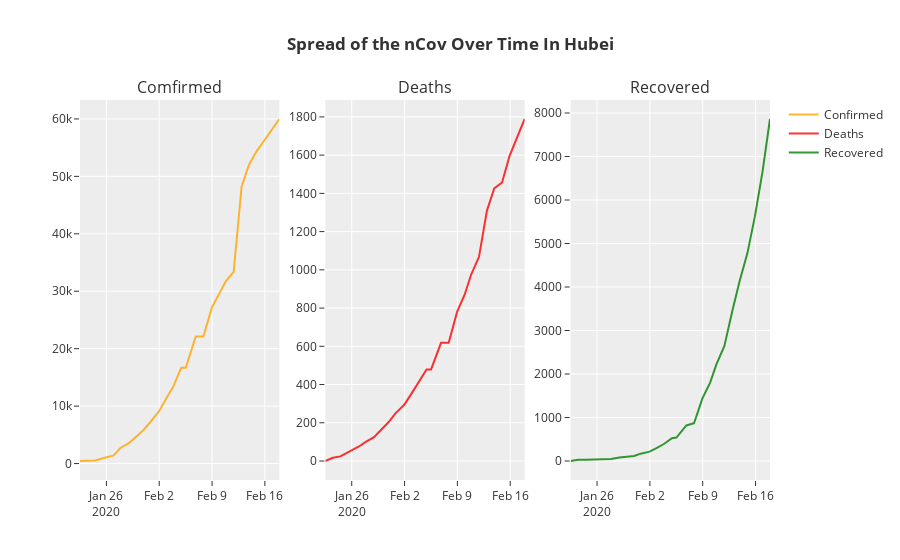

The code cell stored with this chart in its notebook:
### Markdown cell above
## Hubei - Spread Over Time

### Code cell
plot = make_subplots(rows=1, cols=3, subplot_titles=("Comfirmed", "Deaths", "Recovered"))

# to plot the spread over time, we would need the data distribution spread over time starting from 22nd Jan 2020
# so we will extract the sub-set from the original data.
hubei_data_over_time = nCoV_data[nCoV_data['State'] == 'Hubei']

subPlot1 = go.Scatter(
                x=hubei_data_over_time['Date'],
                y=hubei_data_over_time['Confirmed'],
                name="Confirmed",
                line_color='orange',
                opacity=0.8)
subPlot2 = go.Scatter(
                x=hubei_data_over_time['Date'],
                y=hubei_data_over_time['Deaths'],
                name="Deaths",
                line_color='red',
                opacity=0.8)

subPlot3 = go.Scatter(
                x=hubei_data_over_time['Date'],
                y=hubei_data_over_time['Recovered'],
                name="Recovered",
                line_color='green',
                opacity=0.8)

plot.append_trace(subPlot1, 1, 1)
plot.append_trace(subPlot2, 1, 2)
plot.append_trace(subPlot3, 1, 3)
plot.update_layout(template="ggplot2", title_text = '<b>Spread of the nCov Over Time In Hubei</b>')
plot.show()

### Figure 1 — Plotly figure (JSON) as saved in the notebook; plotly's stock layout.template omitted (floating-point values rounded to 4 significant figures)
{"data": [{"line": {"color": "orange"}, "name": "Confirmed", "opacity": 0.8, "type": "scatter", "x": ["2020-01-22T12:00:00", "2020-01-23T12:00:00", "2020-01-24T12:00:00", "2020-01-25T22:00:00", "2020-01-26T23:00:00", "2020-01-27T20:30:00", "2020-01-28T23:00:00", "2020-01-29T21:00:00", "2020-01-30T21:30:00", "2020-01-31T19:00:00", "2020-02-01T23:00:00", "2020-02-02T21:00:00", "2020-02-03T21:40:00", "2020-02-04T22:00:00", "2020-02-05T12:20:00", "2020-02-06T20:05:00", "2020-02-07T20:24:00", "2020-02-08T23:04:00", "2020-02-09T23:20:00", "2020-02-10T19:30:00", "2020-02-11T20:44:00", "2020-02-12T22:00:00", "2020-02-13T21:15:00", "2020-02-14T22:00:00", "2020-02-15T22:00:00", "2020-02-16T22:00:00", "2020-02-17T22:00:00"], "xaxis": "x", "y": [444, 444, 549, 1052, 1423, 2714, 3554, 4586, 5806, 7153, 9074, 11177, 13522, 16678, 16678, 22112, 22112, 27100, 29631, 31728, 33366, 48206, 51986, 54406, 56249, 58182, 59989], "yaxis": "y"}, {"line": {"color": "red"}, "name": "Deaths", "opacity": 0.8, "type": "scatter", "x": ["2020-01-22T12:00:00", "2020-01-23T12:00:00", "2020-01-24T12:00:00", "2020-01-25T22:00:00", "2020-01-26T23:00:00", "2020-01-27T20:30:00", "2020-01-28T23:00:00", "2020-01-29T21:00:00", "2020-01-30T21:30:00", "2020-01-31T19:00:00", "2020-02-01T23:00:00", "2020-02-02T21:00:00", "2020-02-03T21:40:00", "2020-02-04T22:00:00", "2020-02-05T12:20:00", "2020-02-06T20:05:00", "2020-02-07T20:24:00", "2020-02-08T23:04:00", "2020-02-09T23:20:00", "2020-02-10T19:30:00", "2020-02-11T20:44:00", "2020-02-12T22:00:00", "2020-02-13T21:15:00", "2020-02-14T22:00:00", "2020-02-15T22:00:00", "2020-02-16T22:00:00", "2020-02-17T22:00:00"], "xaxis": "x2", "y": [0, 17, 24, 52, 76, 100, 125, 162, 204, 249, 294, 350, 414, 479, 479, 618, 618, 780, 871, 974, 1068, 1310, 1426, 1457, 1596, 1696, 1789], "yaxis": "y2"}, {"line": {"color": "green"}, "name": "Recovered", "opacity": 0.8, "type": "scatter", "x": ["2020-01-22T12:00:00", "2020-01-23T12:00:00", "2020-01-24T12:00:00", "2020-01-25T22:00:00", "2020-01-26T23:00:00", "2020-01-27T20:30:00", "2020-01-28T23:00:00", "2020-01-29T21:00:00", "2020-01-30T21:30:00", "2020-01-31T19:00:00", "2020-02-01T23:00:00", "2020-02-02T21:00:00", "2020-02-03T21:40:00", "2020-02-04T22:00:00", "2020-02-05T12:20:00", "2020-02-06T20:05:00", "2020-02-07T20:24:00", "2020-02-08T23:04:00", "2020-02-09T23:20:00", "2020-02-10T19:30:00", "2020-02-11T20:44:00", "2020-02-12T22:00:00", "2020-02-13T21:15:00", "2020-02-14T22:00:00", "2020-02-15T22:00:00", "2020-02-16T22:00:00", "2020-02-17T22:00:00"], "xaxis": "x3", "y": [0, 28, 31, 42, 44, 47, 80, 90, 116, 169, 215, 295, 396, 522, 538, 817, 867, 1440, 1795, 2222, 2639, 3441, 4131, 4774, 5623, 6639, 7862], "yaxis": "y3"}], "layout": {"annotations": [{"font": {"size": 16}, "showarrow": false, "text": "Comfirmed", "x": 0.1444, "xanchor": "center", "xref": "paper", "y": 1, "yanchor": "bottom", "yref": "paper"}, {"font": {"size": 16}, "showarrow": false, "text": "Deaths", "x": 0.5, "xanchor": "center", "xref": "paper", "y": 1, "yanchor": "bottom", "yref": "paper"}, {"font": {"size": 16}, "showarrow": false, "text": "Recovered", "x": 0.8556, "xanchor": "center", "xref": "paper", "y": 1, "yanchor": "bottom", "yref": "paper"}], "title": {"text": "<b>Spread of the nCov Over Time In Hubei</b>"}, "xaxis": {"anchor": "y", "domain": [0, 0.2889]}, "xaxis2": {"anchor": "y2", "domain": [0.3556, 0.6444]}, "xaxis3": {"anchor": "y3", "domain": [0.7111, 1]}, "yaxis": {"anchor": "x", "domain": [0, 1]}, "yaxis2": {"anchor": "x2", "domain": [0, 1]}, "yaxis3": {"anchor": "x3", "domain": [0, 1]}}}
